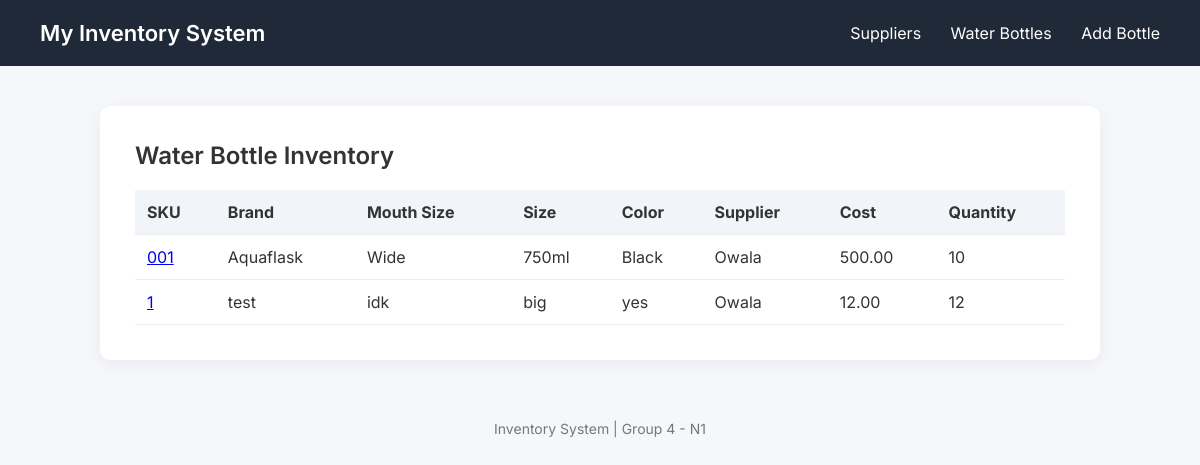
Page /view_bottles/ on the earlier database version.
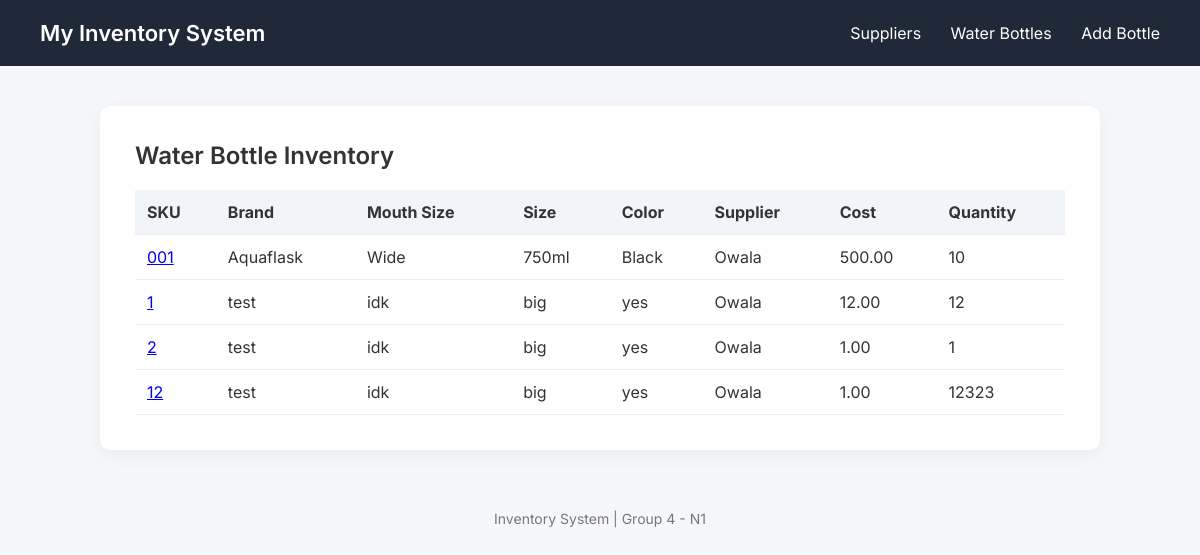
Same page on the later database version.
### MyInventoryApp/models.py (models this page shows, shortened)
class WaterBottle(models.Model):
    sku =  models.CharField(max_length=20, unique=True)
    brand = models.CharField(max_length=100)
    cost = models.DecimalField(max_digits=10, decimal_places=2)
    size = models.CharField(max_length=20)
    mouth_size = models.CharField(max_length=50)
    color = models.CharField(max_length=50)
    supplied_by = models.ForeignKey(Supplier, on_delete=models.CASCADE)
    current_quantity = models.IntegerField()

class Supplier(models.Model):
    name = models.CharField(max_length=150)
    city = models.CharField(max_length=60)
    country = models.CharField(max_length=60)
    created_at = models.DateTimeField(blank=True, null=True)

### MyInventoryApp/views.py (the view)
# urls.py: path('view_bottles/', views.view_bottles, name='view_bottles'),
def view_bottles(request):
    bottles = WaterBottle.objects.all()
    return render(request, "MyInventoryApp/bottle_list.html", {"bottles": bottles})

### MyInventoryApp/templates/MyInventoryApp/bottle_list.html
{% extends "MyInventoryApp/base.html" %}
{% block content %}
<h2>Water Bottle Inventory</h2>
<table>
    <thead>
        <tr>
            <th>SKU</th>
            <th>Brand</th>
            <th>Mouth Size</th>
            <th>Size</th>
            <th>Color</th>
            <th>Supplier</th>
            <th>Cost</th>
            <th>Quantity</th>
        </tr>
    </thead>
    <tbody>
    {% for bottle in bottles %}
        <tr>
            <td>
                <a href="{% url 'view_bottle_details' bottle.pk %}">
                    {{ bottle.sku }}
                </a>
            </td>
            <td>{{ bottle.brand }}</td>
            <td>{{ bottle.mouth_size }}</td>
            <td>{{ bottle.size }}</td>
            <td>{{ bottle.color }}</td>
            <td>{{ bottle.supplied_by.name }}</td>
            <td>{{ bottle.cost }}</td>
            <td>{{ bottle.current_quantity }}</td>
        </tr>
    {% endfor %}
    </tbody>
</table>
{% endblock %}

### MyInventoryApp/templates/MyInventoryApp/base.html (shortened to what this page needs)
<!DOCTYPE html>
<html>
<head>
</head>
<body>
<header>
    <h1>My Inventory System</h1>
    <nav>
        <a href="/view_supplier">Suppliers</a>
        <a href="/view_bottles">Water Bottles</a>
        <a href="/add_bottle">Add Bottle</a>
    </nav>
</header>
<div class="container">
{% block content %}
{% endblock %}
</div>
<footer> Inventory System | Group 4 - N1 </footer>
</body>
</html>

### MyInventoryApp/templates/MyInventoryApp/base.html (style rules this page uses)
* { box-sizing:border-box; }
body { margin:0; font-family:'Inter', sans-serif; background:#f5f7fb; color:#333; }
header { background:#1f2937; color:white; padding:20px 40px; display:flex; justify-content:space-between; align-items:center; }
header h1 { margin:0; font-weight:600; font-size:22px; }
nav a { color:white; text-decoration:none; margin-left:25px; font-weight:400; transition:0.2s; }
.container { width:85%; max-width:1000px; margin:40px auto; background:white; padding:35px; border-radius:10px; box-shadow:0px 5px 20px rgba(0,0,0,0.05); }
h2 { margin-top:0; font-weight:600; }
table { width:100%; border-collapse:collapse; margin-top:20px; }
th, td { padding:12px; border-bottom:1px solid #eee; text-align:left; }
th { background:#f1f5f9; }
footer { text-align:center; padding:20px; color:#777; font-size:14px; }

Differences in the rows shown:
added WaterBottle: sku "2", brand "test", mouth_size "idk", size "big", color "yes", supplied_by.name "Owala", cost "1.00", current_quantity "1"
added WaterBottle: sku "12", brand "test", mouth_size "idk", size "big", color "yes", supplied_by.name "Owala", cost "1.00", current_quantity "12323"
